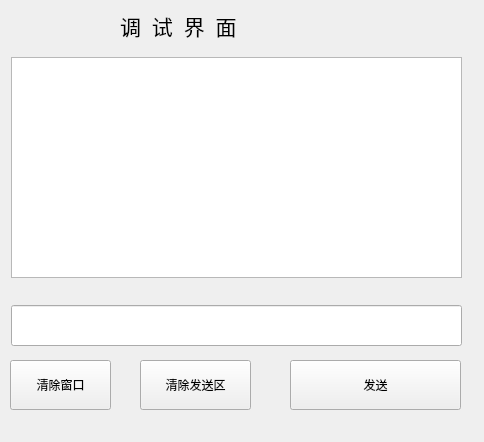
<?xml version="1.0" encoding="UTF-8"?>
<ui version="4.0">
 <class>Deb</class>
 <widget class="QWidget" name="Deb">
  <property name="geometry">
   <rect>
    <x>0</x>
    <y>0</y>
    <width>484</width>
    <height>442</height>
   </rect>
  </property>
  <property name="windowTitle">
   <string>Form</string>
  </property>
  <widget class="QLabel" name="label">
   <property name="geometry">
    <rect>
     <x>120</x>
     <y>10</y>
     <width>201</width>
     <height>31</height>
    </rect>
   </property>
   <property name="font">
    <font>
     <family>楷体</family>
     <pointsize>16</pointsize>
    </font>
   </property>
   <property name="text">
    <string>调  试  界  面</string>
   </property>
  </widget>
  <widget class="QPlainTextEdit" name="rec_edi">
   <property name="geometry">
    <rect>
     <x>11</x>
     <y>57</y>
     <width>451</width>
     <height>221</height>
    </rect>
   </property>
   <property name="font">
    <font>
     <pointsize>12</pointsize>
    </font>
   </property>
  </widget>
  <widget class="QPushButton" name="clear_bt">
   <property name="geometry">
    <rect>
     <x>10</x>
     <y>360</y>
     <width>101</width>
     <height>50</height>
    </rect>
   </property>
   <property name="text">
    <string>清除窗口</string>
   </property>
   <property name="iconSize">
    <size>
     <width>50</width>
     <height>50</height>
    </size>
   </property>
  </widget>
  <widget class="QPushButton" name="send_bt">
   <property name="geometry">
    <rect>
     <x>290</x>
     <y>360</y>
     <width>171</width>
     <height>50</height>
    </rect>
   </property>
   <property name="text">
    <string>发送</string>
   </property>
   <property name="iconSize">
    <size>
     <width>50</width>
     <height>50</height>
    </size>
   </property>
  </widget>
  <widget class="QPushButton" name="pushButton_2">
   <property name="geometry">
    <rect>
     <x>140</x>
     <y>360</y>
     <width>111</width>
     <height>50</height>
    </rect>
   </property>
   <property name="text">
    <string>清除发送区</string>
   </property>
   <property name="iconSize">
    <size>
     <width>50</width>
     <height>50</height>
    </size>
   </property>
  </widget>
  <widget class="QLineEdit" name="send_edi">
   <property name="geometry">
    <rect>
     <x>11</x>
     <y>305</y>
     <width>451</width>
     <height>41</height>
    </rect>
   </property>
  </widget>
 </widget>
 <resources/>
 <connections/>
</ui>
